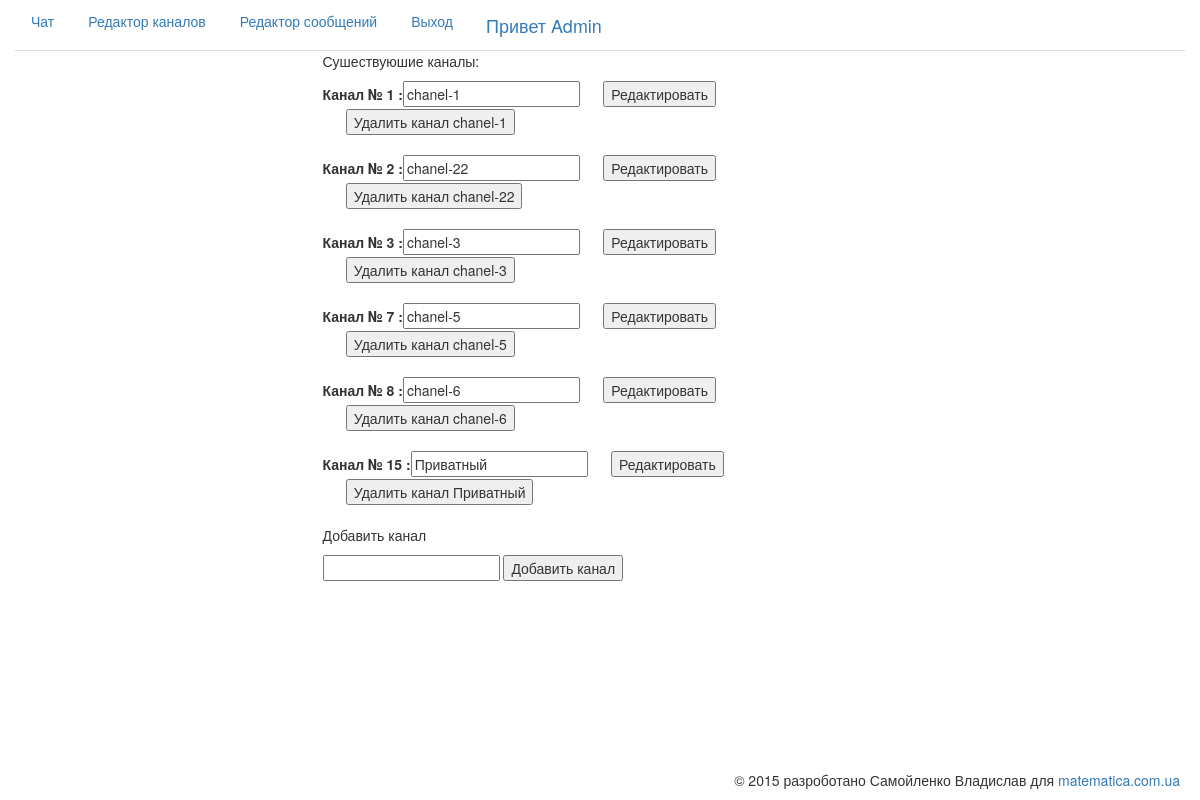
Page /editChanels (signed in) on the committed database.
### tables this page shows
CREATE TABLE IF NOT EXISTS `chanels` (
  `id` int(11) NOT NULL AUTO_INCREMENT,
  `nameChanel` varchar(100) NOT NULL,
  PRIMARY KEY (`id`)
);

### modules/editChanels.tpl.php (the view, shortened to what this page needs)
<div >
	<p>Сушествуюшие каналы:</p>
	<?php
		$result =$db->query("SELECT * FROM chanels ");
		while($row = mysqli_fetch_assoc($result)) {
			echo '<form action="/editChanels" method="post" enctype="multipart/form-data">';
			echo '<label>Канал № '.$row['id'].' : </label>';
			echo '<input type="text" name="editChanel" value="'.$row['nameChanel'] .'" />';
			echo '&nbsp &nbsp &nbsp <input type="submit" title ="Редактировать канал" value="Редактировать" />';
			echo '</form>';
			echo '<form action="/editChanels" method="post" enctype="multipart/form-data">';
			echo '&nbsp &nbsp &nbsp <input type="submit" title ="Удалить канал" value="Удалить канал ' .$row['nameChanel'].'" />';
			echo '</form><br/>';
		}
	?>
</div>
<form action="/editChanels" method="post" enctype="multipart/form-data">
	<p>Добавить канал</p>
	<input type="text" name="addChanel" />
	<input type="submit" value="Добавить канал" />
</form>

### index.php (shortened to what this page needs)
<?php
		include 'modules/content.php';
?>
    <!DOCTYPE HTML>
<head>
<link href="/css/bootstrap.min.css" rel="stylesheet" type="text/css">
<link href="/css/base.css" rel="stylesheet" type="text/css">
</head>
<body>
	<div class="container">
		<div class="row">
			<?php include 'modules/menu.php';?>
			<div class="col-lg-3  col-md-3 col-sm-2 col-xs-0">
			</div>
			<div class="col-lg-6  col-md-6 col-sm-8 col-xs-12">
			<?php include $modeleContent.'.tpl.php'; ?>
			</div>
			<div class="col-lg-3  col-md-3 col-sm-2 col-xs-0">
			</div>
		</div>
	</div>
	<?php include 'modules/footer.php';?>
	</body>
</html>

### modules/menu.php (shortened to what this page needs)
<ul class="nav nav-tabs">
	<li><a href="/">Чат</a></li>
	<?php
		if (isset($_SESSION['status']) && $_SESSION['status']=='Admin') {
			echo '<li><a href="/editChanels">Редактор каналов</a></li>';
			echo '<li><a href="/editMessage">Редактор сообщений</a></li>';
		}
		if (isset($_SESSION['status']))	{
			echo '<li><a href="/exit">Выход</a></li>';
			echo '<a href="/" class="navbar-brand">Привет '.$_SESSION['name'].'</a>';
		}
	?>
</ul>

### modules/footer.php (shortened to what this page needs)
<footer>
<p>© 2015 разроботано Самойленко Владислав для <a href="http://matematica.com.ua/">matematica.com.ua</a></p>
</footer>

### css/base.css (style rules this page uses)
html,body { width:100%; height:100% }
footer { margin: 20px; text-align: right; }

### rows in the picture
chanels: id "1", editChanel "chanel-1", nameChanel "Удалить канал chanel-1"
chanels: id "2", editChanel "chanel-22", nameChanel "Удалить канал chanel-22"
chanels: id "3", editChanel "chanel-3", nameChanel "Удалить канал chanel-3"
chanels: id "7", editChanel "chanel-5", nameChanel "Удалить канал chanel-5"
chanels: id "8", editChanel "chanel-6", nameChanel "Удалить канал chanel-6"
chanels: id "15", editChanel "Приватный", nameChanel "Удалить канал Приватный"

### other values in the picture
$_SESSION['name'] "Admin"
